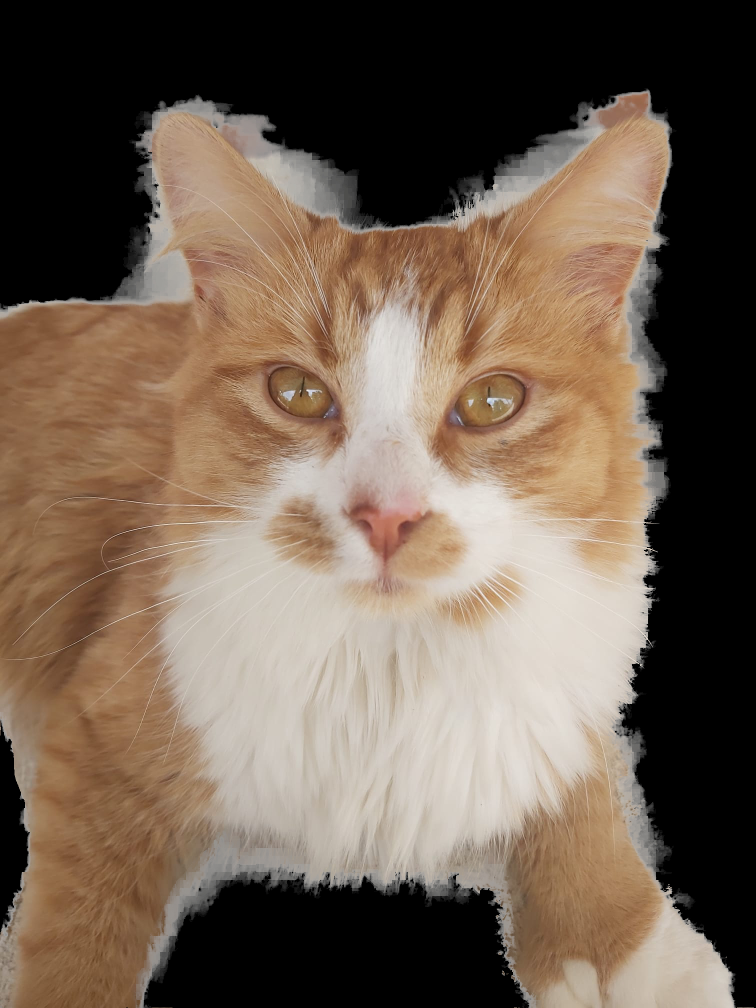
#> input picture lynx_background.jpeg, 1512 x 2016 px (shown at 1/2 size)
$ jupyter execute 'low_poly copy.ipynb'
#> lines starting #> are read from the running program, lines starting #| are printed output that depends on the picture; after the words box and inside, x2 and y2 are one past the last pixel; in counts of white or black regions, pixels touching at a corner belong together
[cell 1]
import cv2
from matplotlib import pyplot as plt
import numpy as np
import random as rng

[cell 2]
IMAGE_NAME = "lynx_background.jpeg"

[cell 3]
def display_image(image):
  # OpenCV normally shows in BGR, we want RGB so convert before displaying
  plt.imshow(cv2.cvtColor(image, cv2.COLOR_BGR2RGB))
  # Remove the graph ticks
  plt.xticks([]), plt.yticks([])
  # Show the image
  plt.show()

[cell 4]
# Check if a point is inside a rectangle
def rect_contains_point(rect, point):
  if point[0] < rect[0]:
    return False
  elif point[1] < rect[1]:
    return False
  elif point[0] > rect[2]:
    return False
  elif point[1] > rect[3]:
    return False
  return True

[cell 5]
# Draw delaunay triangles
def draw_delaunay(image, subdiv, delaunay_color):
  triangleList = subdiv.getTriangleList()
  size = image.shape
  rectangle = (0, 0, size[1], size[0])

  for triangle in triangleList:
    pt1 = (int(triangle[0]), int(triangle[1]))
    pt2 = (int(triangle[2]), int(triangle[3]))
    pt3 = (int(triangle[4]), int(triangle[5]))

    if rect_contains_point(rectangle, pt1) and rect_contains_point(rectangle, pt2) and rect_contains_point(rectangle, pt3):
      cv2.line(image, pt1, pt2, delaunay_color, 1, cv2.LINE_AA, 0)
      cv2.line(image, pt2, pt3, delaunay_color, 1, cv2.LINE_AA, 0)
      cv2.line(image, pt3, pt1, delaunay_color, 1, cv2.LINE_AA, 0)

[cell 6]
# Load the image
image = cv2.imread(IMAGE_NAME)
#> image is the input picture: shape (2016, 1512, 3); mean B, G, R 82.3, 96.9, 113.6
image_copy = image.copy()
display_image(image)

[cell 7]
# Make a rectangle the size of the image so that we know the working area
size = image_copy.shape
#> size = (2016, 1512, 3)
working_area = (0, 0, size[1], size[0])
#> working_area = (0, 0, 1512, 2016)

# Get the sub division of the working area for the image
subdiv = cv2.Subdiv2D(working_area)

[cell 8]
# Turn the image into greyscale
gray_image = cv2.cvtColor(image, cv2.COLOR_BGR2GRAY)
display_image(gray_image)

[cell 9]
# Detect edges of the image
edge_image = cv2.Canny(gray_image, 100, 200)
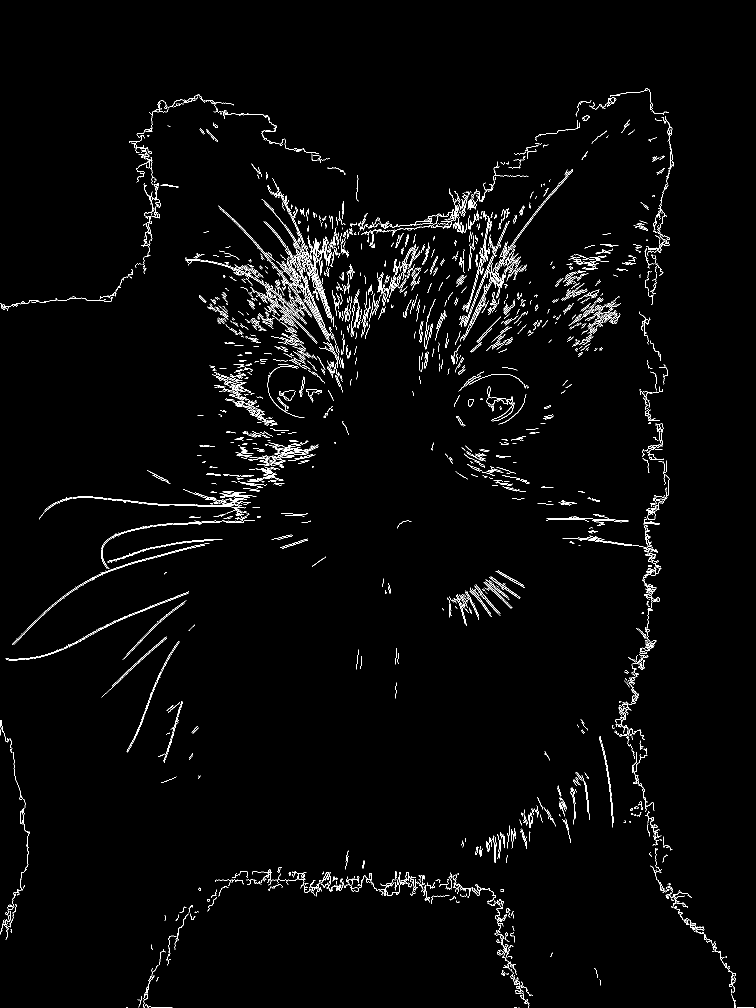
#> edge_image: shape (2016, 1512) (shown at 1/2 size); 2.1% white in thin lines or dots
display_image(edge_image)

[cell 10]
blur_image = cv2.blur(gray_image, (50, 50))
display_image(blur_image)

[cell 11]
edge_blur_image = cv2.Canny(blur_image, 0, 6)
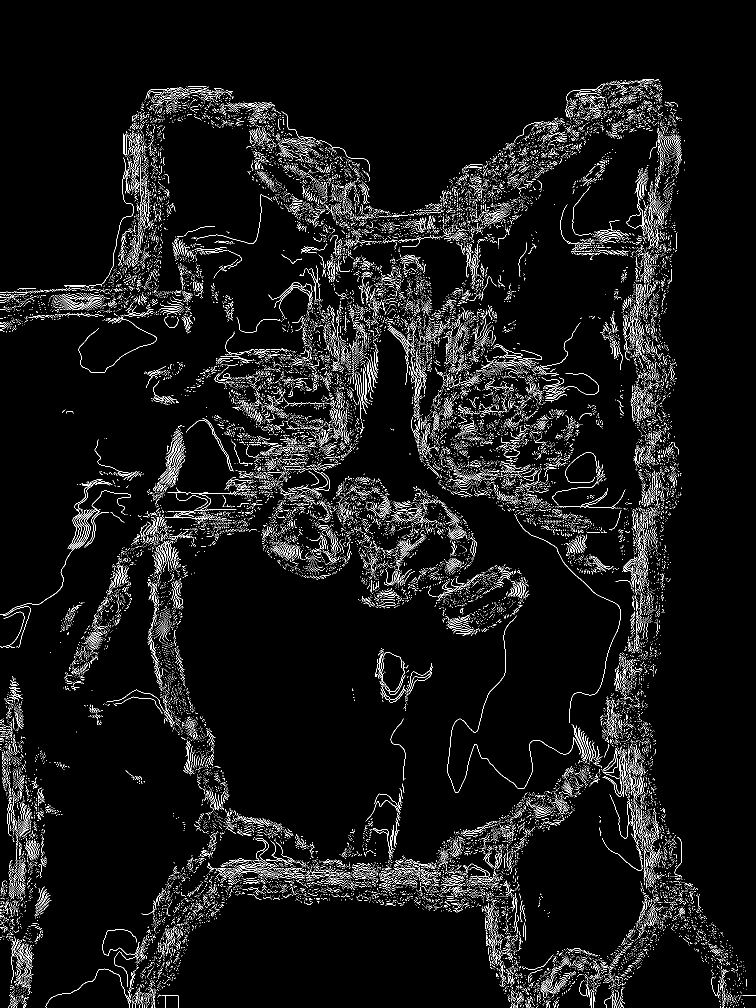
#> edge_blur_image: shape (2016, 1512) (shown at 1/2 size); 5% white in thin lines or dots
display_image(edge_blur_image)

[cell 12]
gaussian_blur_image = cv2.GaussianBlur(gray_image, (95, 95), 0)
display_image(gaussian_blur_image)

[cell 13]
edge_gaussian_blur_image = cv2.Canny(gaussian_blur_image, 0, 9)
#> edge_gaussian_blur_image: shape (2016, 1512); 2.8% white in thin lines or dots
display_image(edge_gaussian_blur_image)

[cell 14]
median_blur_image = cv2.medianBlur(gray_image, 21)
display_image(median_blur_image)
#> in display_image (call 8), `plt.show()`:
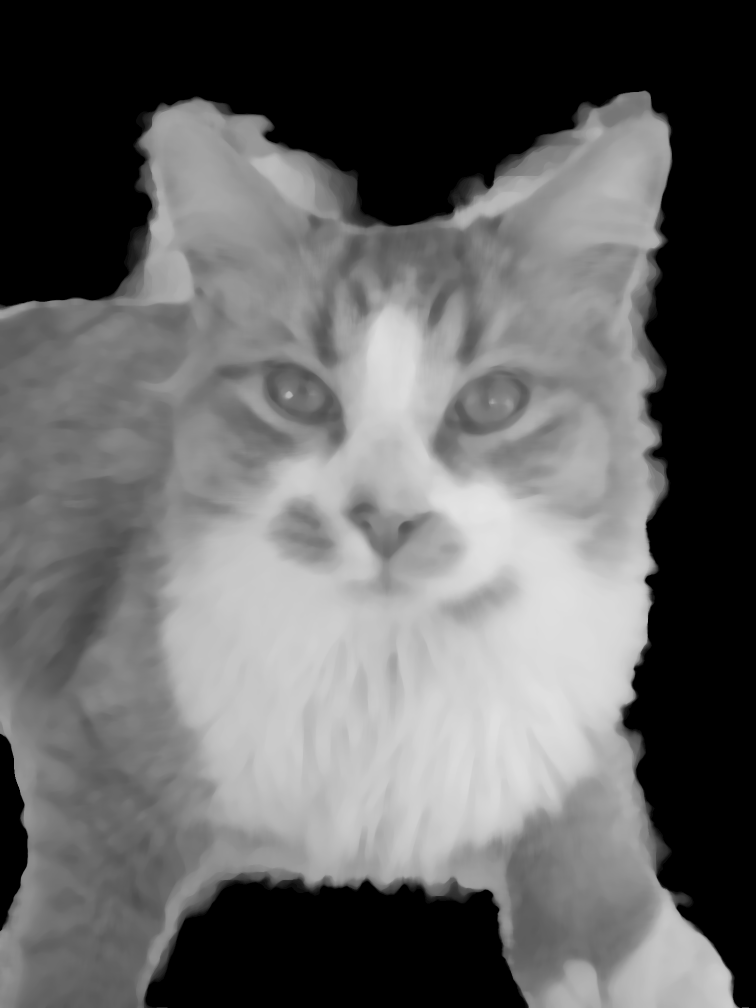
#> shown: shape (2016, 1512, 3) (shown at 1/2 size); min 0, max 229, mean 100.1

[cell 15]
threshold_image = cv2.adaptiveThreshold(median_blur_image, 255, cv2.ADAPTIVE_THRESH_MEAN_C, cv2.THRESH_BINARY, 11, 2)
#> threshold_image: shape (2016, 1512); 95.8% white; 4726 black regions (4131 under 20 px), largest, box (x1, y1, x2, y2) and area: (0, 176, 1503, 2016) 33626, (288, 1737, 1058, 2016) 10205, (533, 725, 693, 928) 2799
display_image(threshold_image)

[cell 16]
thresh_image = threshold_image.copy()
kernel = np.ones((9, 9), np.uint8)
img_erode = cv2.erode(thresh_image, kernel, iterations=1)
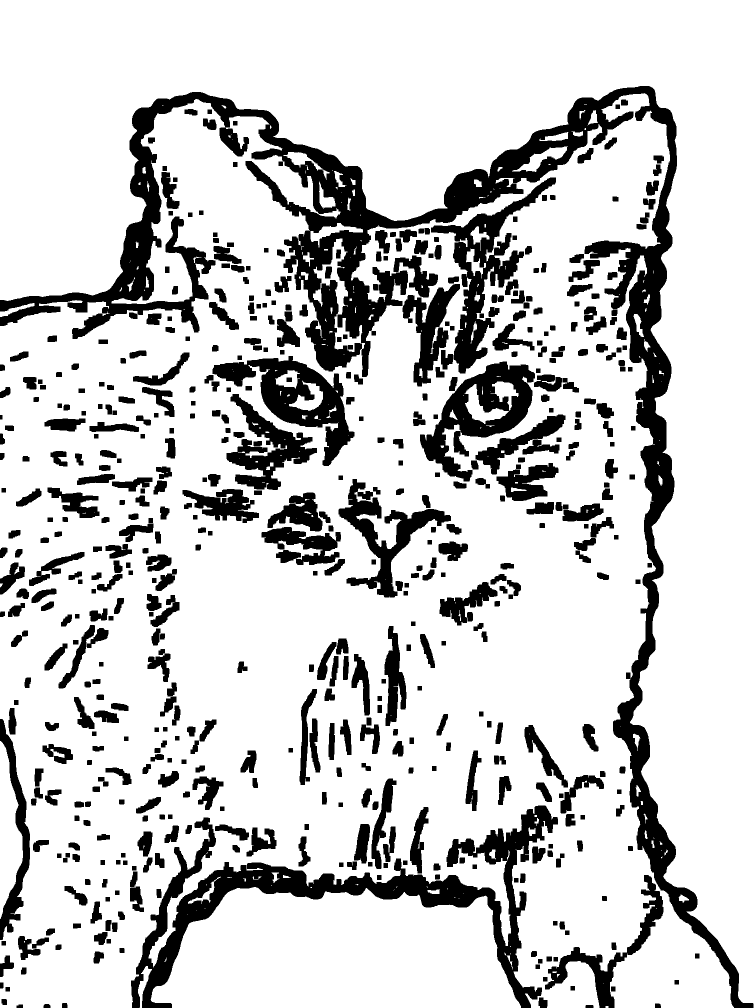
#> img_erode: shape (2016, 1512) (shown at 1/2 size); 80.5% white; 553 black regions, largest, box (x1, y1, x2, y2) and area: (0, 172, 1507, 2016) 192269, (262, 1611, 1116, 2016) 61627, (862, 355, 1112, 747) 21650
img_dilation = cv2.dilate(img_erode, kernel, iterations=1)
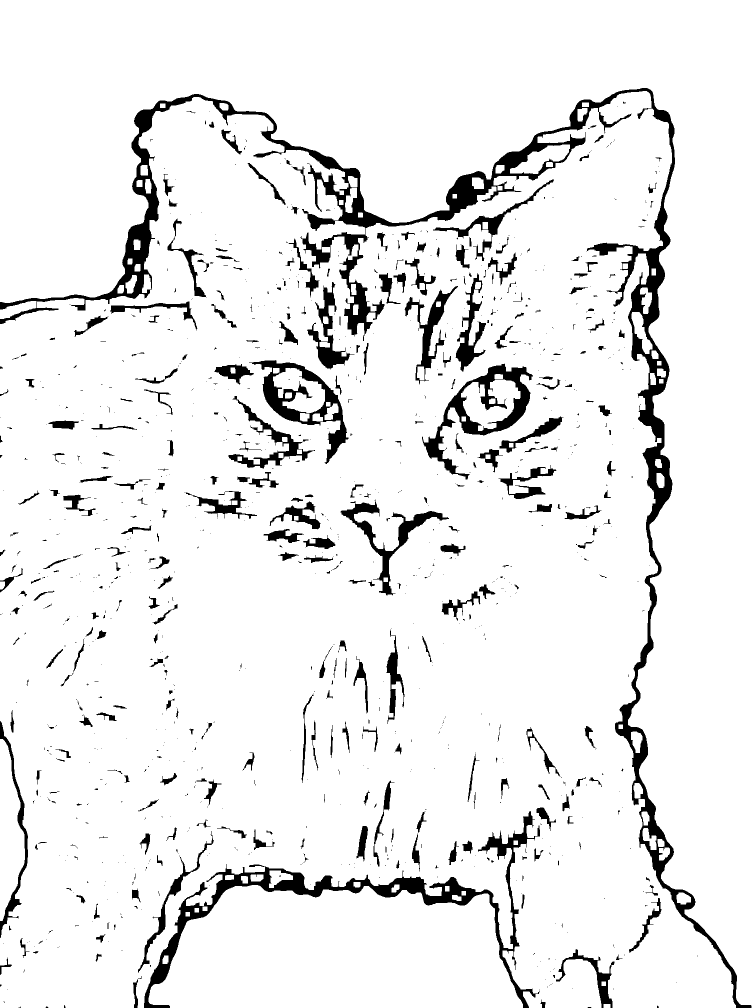
#> img_dilation: shape (2016, 1512) (shown at 1/2 size); 92.5% white; 1123 black regions (804 under 20 px), largest, box (x1, y1, x2, y2) and area: (0, 176, 1503, 2016) 83346, (288, 1622, 1080, 2016) 24981, (844, 727, 1066, 959) 10746
display_image(img_erode)
display_image(img_dilation)

[cell 17]
contours, _ = cv2.findContours(img_dilation, cv2.RETR_TREE, cv2.CHAIN_APPROX_SIMPLE)
#> contours = 1419 contours, 948 with area under 20; largest, box (x1, y1, x2, y2) and area: (0, 182, 1472, 2016) 1922837, (0, 0, 1512, 2016) 818427, (297, 1770, 1046, 2016) 146932, (843, 726, 1067, 960) 18815, (497, 719, 698, 929) 16472
for c in contours:
  # calculate moments for each contour
  M = cv2.moments(c)
  # calculate x,y coordinate of center
  if M["m00"] != 0:
     cX = int(M["m10"] / M["m00"])
     cY = int(M["m01"] / M["m00"])
  else:
   cX, cY = 0, 0

  cv2.circle(img_dilation, (cX, cY), 5, (0, 0, 255), -1)
#> this loop made 1419 passes
#> (c, cX, cY) on passes 1, 2, 4, 5, 6, 9, 10, 20, 27, 31: ([[1207, 2008], [1207, 2015], [1220, 2015], [1220, 2008]], 1213, 2011), ([[1203, 1963], [1203, 1971], [1211, 1971], [1211, 1963]], 1207, 1967), ([[371, 1824], [371, 1832], [379, 1832], [379, 1824]], 375, 1828), ([[389, 1816], [389, 1824], [397, 1824], [397, 1816]], 393, 1820), ([[405, 1813], [405, 1821], [414, 1821], [414, 1813]], 409, 1817), ([[923, 1782], [923, 1790], [931, 1790], [931, 1782]], 927, 1786), ([[890, 1772], [890, 1782], [898, 1782], [898, 1772]], 894, 1777), ([[1027, 1681], [1027, 1689], [1035, 1689], [1035, 1681]], 1031, 1685), ([[1237, 1449], [1237, 1457], [1245, 1457], [1245, 1449]], 1241, 1453), ([[1318, 758], [1318, 766], [1326, 766], [1326, 758]], 1322, 762)
#> (cX, cY) on passes 3, 7, 8, 11, 12, 13: (330, 1919), (912, 1795), (1366, 1796), (675, 1907), (790, 1776), (713, 1768)
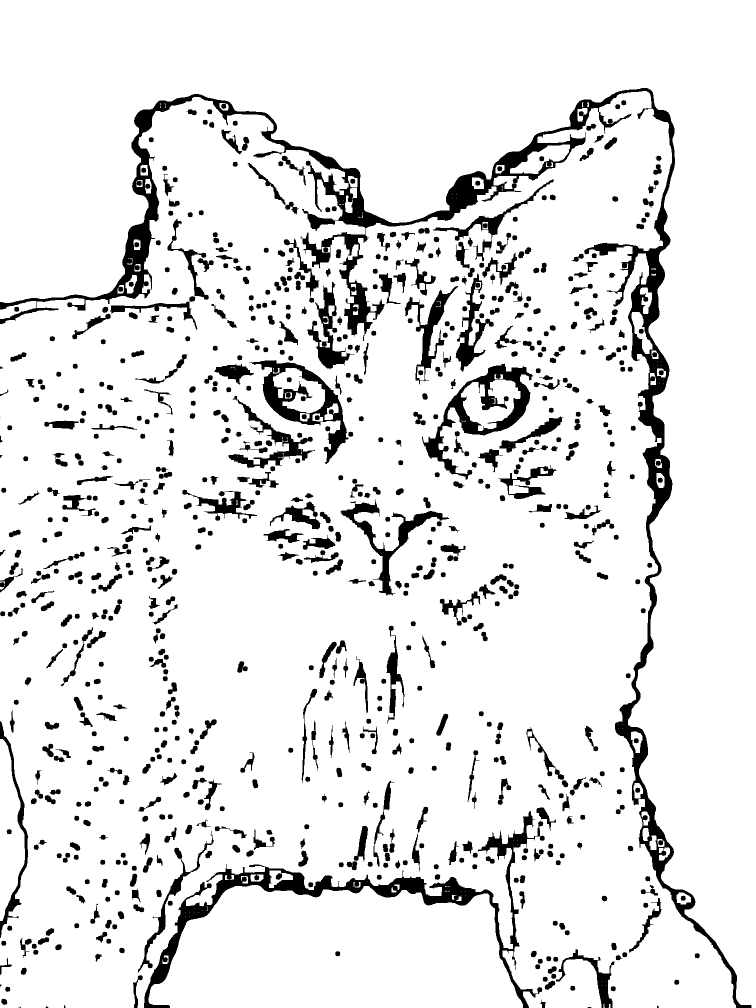
#> img_dilation: shape (2016, 1512) (shown at 1/2 size); 89.8% white; 783 black regions (8 under 20 px), largest, box (x1, y1, x2, y2) and area: (0, 176, 1503, 2016) 86548, (288, 1622, 1090, 2016) 26319, (844, 727, 1066, 959) 11322

display_image(img_dilation)

[cell 18]
ratio = len(threshold_image) / len(threshold_image[0])
#> ratio = 1.33

original_height = len(threshold_image)
#> original_height = 2016

original_width = len(threshold_image[0])
#> original_width = 1512

new_width = 60
new_height = int(ratio * new_width)
#> new_height = 80
# Resize the image
resized_image = cv2.resize(threshold_image, (new_width, new_height))
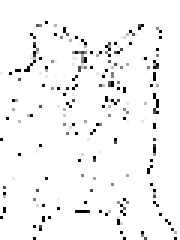
#> resized_image: shape (80, 60) (shown 3 times larger); min 0, max 255, mean 244.9
display_image(resized_image)

[cell 19]
points = []

for i in range(len(resized_image)):
    for j in range(len(resized_image[0])):
        if resized_image[i, j] < 100:
          points.append((i, j))
#> this loop made 80 passes
#> after the loop, points = 172 pairs, first value 7 to 79, second value 0 to 58

# Insert the points into the sub division
for point in points:
  subdiv.insert(point)
#> this loop made 172 passes
#> point on passes 1 to 3: (7, 15), (8, 12), (8, 46)

# Colour for drawing
delaunay_color = (255, 255, 255)

# Draw the triangles
draw_delaunay(image_copy, subdiv, delaunay_color)
display_image(image_copy)

[cell 20]
# Iterate over the array and print the dark pixels
# or we can use any other symbol too.
for i in range(len(resized_image)):
    for j in range(len(resized_image[0])):
        print("o" if resized_image[i, j] < 100 else ".", end="")
    print()
